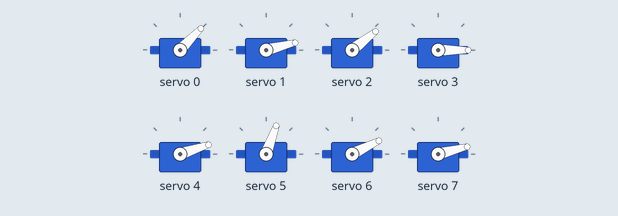
A sketch run on a simulated Arduino Uno, built with avr-gcc and run on an emulated ATmega328P. On the bench: 8 × servo.

Above: at 5.75 s.
At 7.15 s:
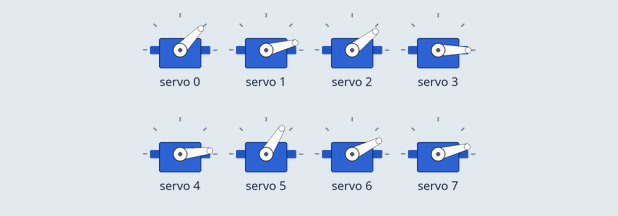
At 11.35 s:
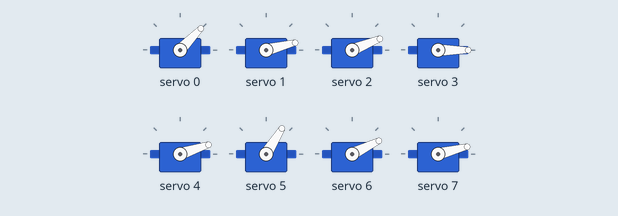
At 18.6 s:
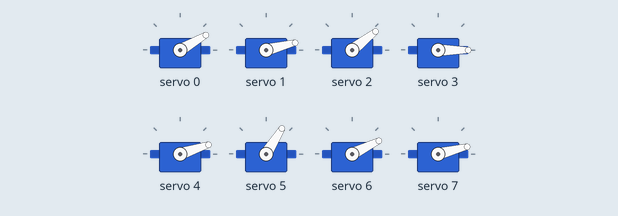
At 19.4 s:
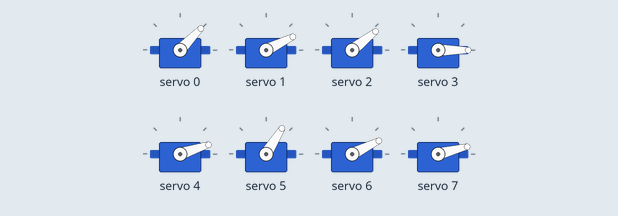
At 20.15 s:
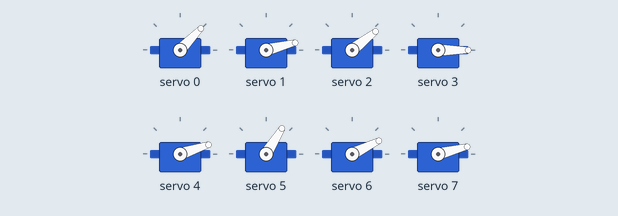
Timing chart, 0 to 22.3 s (numbered marks = the images above):
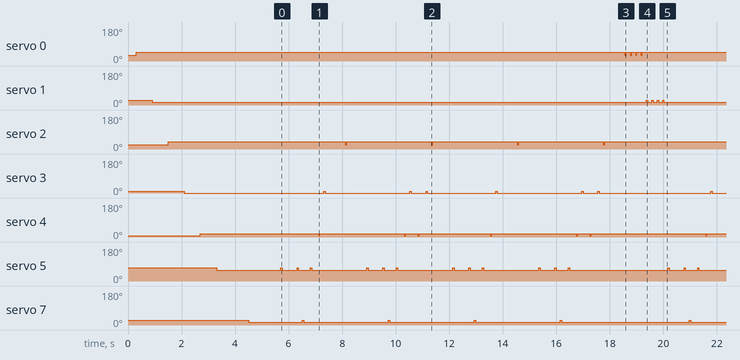

The sketch:

seven_nation_army.ino
```cpp
#include <Wire.h>
#include <Adafruit_PWMServoDriver.h>

Adafruit_PWMServoDriver driver = Adafruit_PWMServoDriver();

enum note{DOL, RE, MI, FA, SOL, LA, TI, DOH, REST};


struct Link {
  enum note note_id;
  int hit_val;
  int rest_val;
};

struct Link link[8];

enum note tune[] = {
  LA, REST, REST, REST, REST, REST, LA, REST,
  DOH, REST, REST, LA, REST, REST, SOL, REST,
  FA, REST, REST, REST, REST, REST, REST, REST,
  MI, REST, REST, REST, REST, REST, REST, REST,
  LA, REST, REST,REST, REST, REST, LA, REST,
  DOH, REST, REST, LA, REST, REST, SOL, REST,
  FA, REST, REST, SOL, REST, REST, FA, REST,
  MI, REST, REST, REST, REST, REST, REST, REST,

  LA, REST, REST, REST, REST, REST, LA, REST,
  DOH, REST, REST, LA, REST, REST, SOL, REST,
  FA, REST, REST, REST, REST, REST, REST, REST,
  MI, REST, REST, REST, REST, REST, REST, REST,
  LA, REST, REST,REST, REST, REST, LA, REST,
  DOH, REST, REST, LA, REST, REST, SOL, REST,
  FA, REST, REST, SOL, REST, REST, FA, REST,
  MI, REST, REST, REST, REST, REST, REST, REST,

  DOL, REST, DOL, REST, DOL, REST, DOL, REST,
  RE, REST, RE, REST, RE, REST, RE, REST
  };

int tune_size = 144;

void setup() {
  driver.begin();
  driver.setPWMFreq(60);
  initialize_links();
  calibrate_links();
}

void loop() {

  int msec = 50;

  for(int x = 0; x < tune_size; x++)
    tune[x] == REST ? delay(2*msec) : hit(link[tune[x]], msec);
}

void hit(struct Link &this_link, int del){
  driver.setPWM(this_link.note_id, 0, this_link.hit_val);
  delay(del);
  driver.setPWM(this_link.note_id, 0, this_link.rest_val);
  delay(del);
}

void initialize_link(struct Link &this_link, enum note this_note, int hit_val, int rest_val){
  this_link.note_id = this_note;
  this_link.hit_val = hit_val;
  this_link.rest_val = rest_val;
}

void calibrate_links(){

  int msec = 300;

  for(int x = 0; x < 8; x++)
    hit(link[x], msec);

  delay(3*msec);
}

void initialize_links(){
  initialize_link(link[DOL], DOL, 210, 250);
  initialize_link(link[RE], RE, 200, 170);
  initialize_link(link[MI], MI, 190, 230);
  initialize_link(link[FA], FA, 155, 130);
  initialize_link(link[SOL], SOL, 150, 180);
  initialize_link(link[LA], LA, 310, 280);
  initialize_link(link[TI], TI, 160, 200);
  initialize_link(link[DOH], DOH, 195, 170);
}
```

Measured:
- by itself, servo 0: goes 46° 18.3 s, 3 × (30° 0.05 s, 46° 0.15 s), 30° 0.05 s, 46° 13.8 s, 3 × (30° 0.05 s, 46° 0.15 s), 30° 0.05 s, then 46°
- by itself, servo 1: goes 14° 18.5 s, 3 × (26° 0.05 s, 14° 0.15 s), 26° 0.05 s, 14° 13.8 s, 3 × (26° 0.05 s, 14° 0.15 s), 26° 0.05 s, then 14°
- by itself, servo 2: repeats every 14.5 s: 3 × (22° 0.05 s, 38° 3.2 s), 22° 0.05 s, 38° 4.8 s
- by itself, servo 5: moves between 58° and 70°, repeating every 14.5 s
- by itself, servo 7: repeats every 14.5 s: 3 × (24° 0.05 s, 14° 3.2 s), 24° 0.05 s, 14° 4.8 s
- by itself, servo 3: repeats every 14.5 s: 8° 0.05 s, 0° 3.2 s, 8° 0.05 s, 0° 0.55 s, 8° 0.05 s, 0° 2.6 s, 8° 0.05 s, 0° 3.2 s, 8° 0.05 s, 0° 0.55 s, 8° 0.05 s, 0° 4.2 s
- by itself, servo 4: repeats every 14.5 s: 6° 0.05 s, 18° 3.2 s, 6° 0.05 s, 18° 0.45 s, 6° 0.05 s, 18° 2.7 s, 6° 0.05 s, 18° 3.2 s, 6° 0.05 s, 18° 0.45 s, 6° 0.05 s, 18° 4.3 s
